Frame 1 (no input): blank canvas, image omitted
Frame 60 (the mouse pressed at the canvas centre just before this capture): blank canvas, image omitted
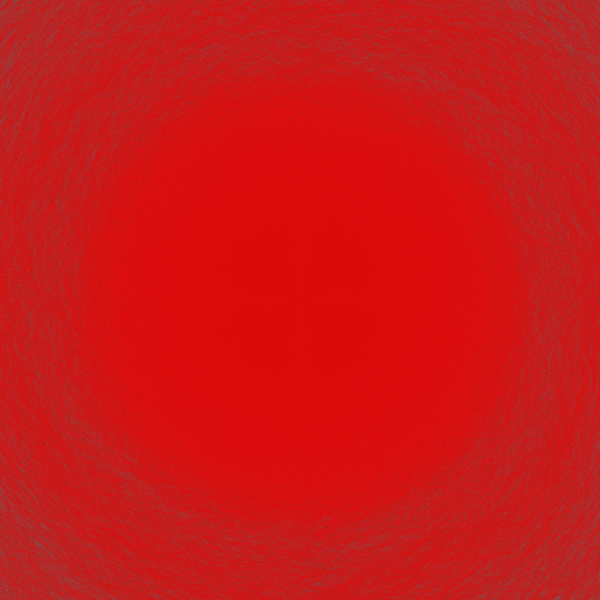
Frame 120 (the mouse held since frame 60 and released just before this capture)

The Processing sketch whose frames 1 and 60 were blank and that drew this single picture after the mouse press (run headless with seeded random() and noise(); from frame 60 on, the mouse is pressed at the canvas centre):

// Processing sketch: processing_46744
// ── processing_46744.pde

float x;
float y;
int centX = 300;
int centY = 300;
int time1 = 6000;
int time2 = 4000;
int time3 = 9000;
int time4 = 12000;
int time5 = 15000;
int time6 = 18000;
int time7 = 25000;



void setup() {
size(600, 600);
 background(100);

strokeWeight(0.5);
stroke(219, 11, 11,50);
smooth();


}

void draw() {

  if (mousePressed) { 
    loop();
    
  frameRate(60);
  for(int i =0;i<100; i++){
    float lastx = -999;
float lasty = -999;
float radiusNoise=random(10);
float radius=10;

int startangle=int(random(360));
int endangle = 1440+ int(random(1440));
     int anglestep = 1+int(random(3));

for (float ang= startangle; ang<=endangle; ang+=anglestep){
  radiusNoise+=0.05;
 
  
  int currentTime = millis();
  
  if (currentTime >time2) {
      radius +=0.03 ; }

  if (currentTime >time1) {
     radius += 0.02;
  } 
  if (currentTime> time3) {
  radius += 0.01; }
     if(currentTime > time4) {
        radius += 0.01; }
   if (currentTime >time5) {
     
     radius += 0.2; }
     
     if (currentTime >time6) {
       radius +=0.3; 
              
     }
      
      if (currentTime >time7) {
         radius += 0.03;}
      
    
  
    
  float thisRadius=radius+(noise(radiusNoise)*200)-100;
  float rad=radians(ang);
  x=centX+(thisRadius*cos(rad)) ;
  y=centY+(thisRadius*sin(rad));
  if(lastx>-999){
    
    line (x, y, lastx, lasty);
   
  }
    
 lastx=x;
  lasty=y;
  
}
}}
}


void mouseReleased () {
  if (centX == 300) {
    background (100);
    int currentTime = 0;
 }
  
    
  
   
} 
